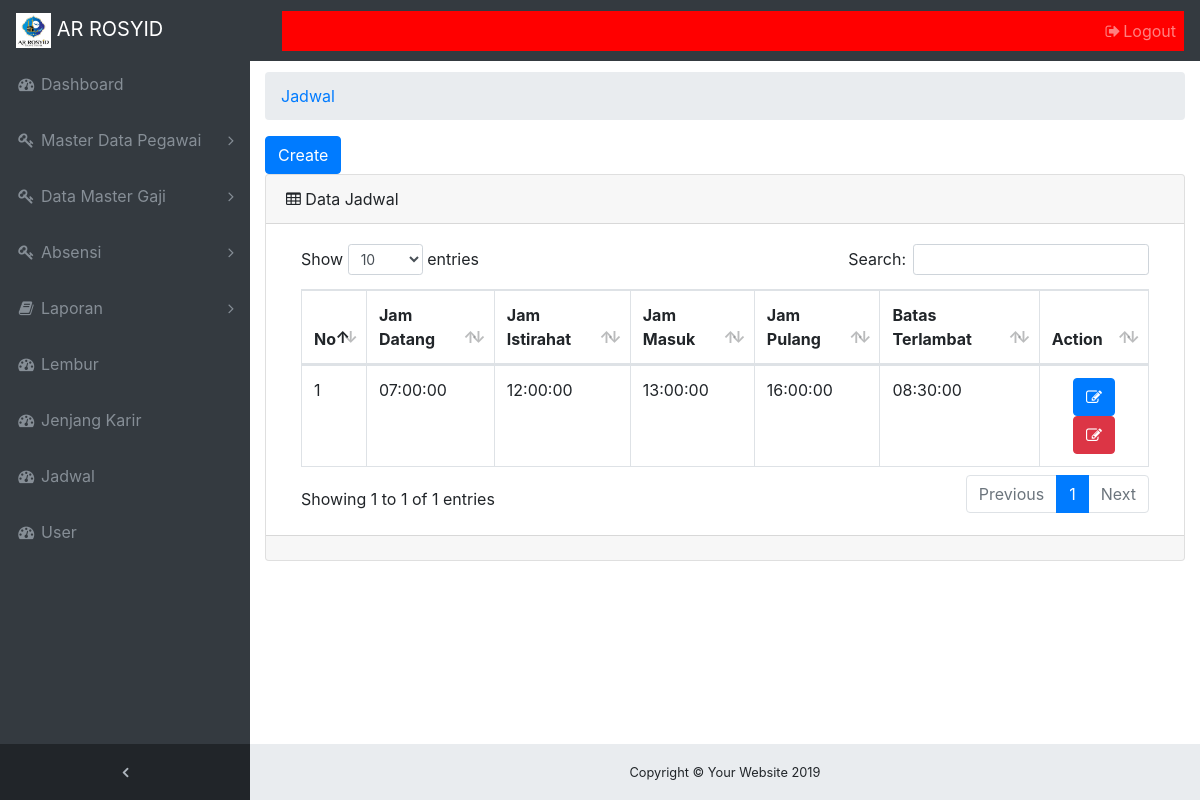
Screenshot of /jadwal.php (signed in) with the database file from the repository.
### tables this page shows
CREATE TABLE `jadwal` (
  `id_jadwal` varchar(20) NOT NULL,
  `jam_datang` time NOT NULL,
  `jam_keluar` time NOT NULL,
  `jam_masuk` time NOT NULL,
  `jam_pulang` time NOT NULL,
  `batas_terlambat` time NOT NULL
);

### functions/jadwal.php (called while the page is built, shortened)
<?php
function read_jadwal(){
	global $link;
	$query = "SELECT * FROM `jadwal`";
	$sql = mysqli_query($link,$query);
	if(mysqli_num_rows($sql)){
		while ($data = mysqli_fetch_array($sql)) {
			$jadwal[] = $data;
		}
		return $jadwal;
	}else{
		$jadwal[] = 0;
		return $jadwal;
	}
}
?>

### jadwal.php (the view, shortened to what this page needs)
<!DOCTYPE html>
<html lang="en">
<?php include($_SERVER['DOCUMENT_ROOT']."/kepegawaian/view/head.php"); ?>
<body class="fixed-nav sticky-footer bg-dark" id="page-top">
    <?php include($_SERVER['DOCUMENT_ROOT']."/kepegawaian/view/navigation.php"); ?>
  <div class="content-wrapper">
    <div class="container-fluid">
      <ol class="breadcrumb">
        <li class="breadcrumb-item">
          <a href="<?php echo $siteurl; ?>/jadwal.php">Jadwal</a>
        </li>
      </ol>
       <?php if($_SESSION['level'] == 'HRD'){ ?>
         <a href="<?php echo $siteurl; ?>/jadwal_insert.php"><input type="button" value="Create"class="btn btn-primary"></a>
      <?php } ?>
          <div class="card mb-3">
          <div class="card-header">
          <i class="fa fa-table"></i> Data Jadwal</div>
          <div class="card-body">
          <div class="table-responsive">
            <table class="table table-bordered" id="dataTable" width="100%" cellspacing="0">
              <thead>
                <tr>
                  <th>No</th>
                  <th>Jam Datang </th>
                  <th>Jam Istirahat </th>
                  <th>Jam Masuk </th>
                  <th>Jam Pulang </th>
                  <th>Batas Terlambat </th>
                  <th>Action</th>
                </tr>
              </thead>
              <tbody>
<?php
$no = 1;
foreach (read_jadwal() as $row) {
?>
                <tr>
                  <td><?php echo $no++ ?></td>
                  <td><?php echo $row['jam_datang']; ?></td>
                  <td><?php echo $row['jam_keluar']; ?></td>
                  <td><?php echo $row['jam_masuk']; ?></td>
                  <td><?php echo $row['jam_pulang']; ?></td>
                  <td><?php echo $row['batas_terlambat']; ?></td>
                                    <td align="center">
                          <a href="jadwal_update.php?id=<?php echo $row['id_jadwal'];?>"><button class="btn btn-primary"> <i class="fa fa-edit"></i></button></a>
                          <a href="jadwal_delete.php?id=<?php echo $row['id_jadwal'];?>" onclick="javascript: return confirm('Anda yakin ?');"><button class="btn btn-danger"> <i class="fa fa-edit"></i></button></a>
                         </td>
                </tr>
              </tbody>
<?php } ?>
            </table>
          </div>
          </div>
          <div class="card-footer small text-muted"></div>
        </div>
      </div>
    </div>
 <?php include($_SERVER['DOCUMENT_ROOT']."/kepegawaian/view/footer.php"); ?>
</body>
</html>

### css/sb-admin.css (style rules this page uses)
html { position: relative; min-height: 100%; }
body { overflow-x: hidden; }
body.sticky-footer { margin-bottom: 56px; }
body.sticky-footer .content-wrapper { min-height: calc(100vh - 56px - 56px); }
body.fixed-nav { padding-top: 56px; }
.content-wrapper { min-height: calc(100vh - 56px); padding-top: 1rem; }
.content-wrapper { overflow-x: hidden; background: white; }
@media (min-width: 992px) { .content-wrapper { margin-left: 250px; } }

### rows the page displays
jadwal: jam_datang "07:00:00", jam_keluar "12:00:00", jam_masuk "13:00:00", jam_pulang "16:00:00", batas_terlambat "08:30:00"
